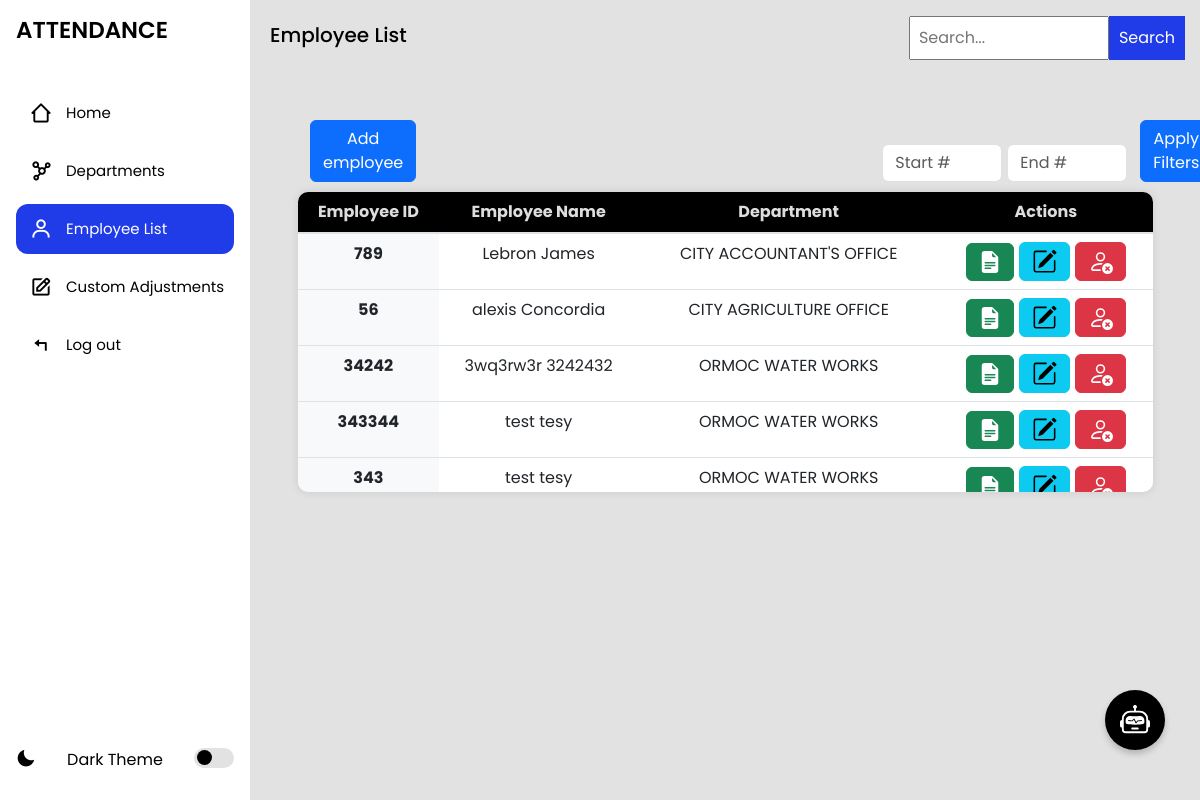
The app's page /employeelist/ (signed in) with its own data.
### myapp/models.py (models this page shows, shortened)
class Employee(models.Model):
    employee_id = models.CharField(max_length=100, unique=True)
    first_name = models.CharField(max_length=120)
    last_name = models.CharField(max_length=120)
    username = models.CharField(max_length=100, unique=True, default='defaultuser')
    password = models.CharField(max_length=128, default='defaultpassword')
    department_name = models.ForeignKey(Department, on_delete=models.CASCADE, related_name='employees')
    updated = models.DateTimeField(auto_now=True)
    created = models.DateTimeField(auto_now_add=True)
    class Meta:
        ordering = ['-updated', '-created']

class Department(models.Model):
    name = models.CharField(max_length=100)
    def __str__(self):
        return self.name

### myapp/views.py (the view, shortened to what this page needs)
# urls.py: path('employeelist/', views.employeelist, name='employeelist'),
@login_required
def employeelist(request):
    search_query = request.GET.get('search', '')
    if search_query:
        employees = Employee.objects.filter(
            Q(employee_id__icontains=search_query) |
            Q(first_name__icontains=search_query) |
            Q(last_name__icontains=search_query) |
            Q(department_name__name__icontains=search_query)
        )
    else:
        employees = Employee.objects.all()
    departments = Department.objects.all()  # Fetch departments here
    context = {
        "employees": employees,
        "departments": departments
    }
    return render(request, 'employeelist.html', context)

### myapp/templates/employeelist.html (shortened to what this page needs)
{% extends 'index.html' %}
{% block content %}
<section class="home">
    <div class="navs d-flex align-items-center justify-content-between">
    <p>Employee List</p>
<form method="GET" action="{% url 'employeelist' %}" class="search-parent">
  <input type="search" name="search" placeholder="Search..." class="search" value="{{ request.GET.search }}" />
  <button type="submit">Search</button>
</form>
</div>
<div class="topButtons">
    <div style="display: flex; align-items: end; justify-content: start;margin-left: 60px;" >
                <button type="button" class="btn btn-primary"
                data-bs-toggle="modal" data-bs-target="#signupModal">
                Add employee
                </button>
</div>
        <form id="filterRangeForm" class="ms-3" >
            <input type="number" min="1" id="startNumber" class="form-control d-inline-block" placeholder="Start #" style="width: 120px;" />
            <input type="number" min="1" id="endNumber" class="form-control d-inline-block" placeholder="End #" style="width: 120px;" />
            <button type="button" id="applyFilters" class="btn btn-primary ms-2">Apply Filters</button>
        </form>
</div>
<div class="table-container">
    <table class="table">
        <thead>
            <tr>
                <th scope="col">Employee ID</th>
                <th scope="col">Employee Name</th>
                <th scope="col">Department</th>
                <th scope="col">Actions</th>
            </tr>
        </thead>
        <tbody>
            {% for employee in employees %}
            <tr class="employeeListRow"  data-status="{{ employee.status|default:'all' }}">
                <th scope="row">{{ employee.employee_id }}</th>
                <td>{{ employee.first_name }} {{ employee.last_name }}</td>
                <td>{{ employee.department_name }}</td>
                <td>
                    <div class="btn-group" style="display: flex; flex-direction: row; align-items: center; gap: 5px; justify-content:center;">
                        <a  href="{% url 'view_employee' employee.employee_id %}">
                        <button class="btn btn-success" >
                            </button>
                        </a>
                        <a  data-bs-toggle="modal" data-bs-target="#editEmployeeModal{{ employee.id }}" role="button">
                            <button class="btn btn-info">
                        </button>
                        </a>
                        <form action="{% url 'delete_employee' employee.id %}" method="POST">
                            <button class="btn btn-danger" type="button" data-bs-toggle="modal" data-bs-target="#deleteModal-{{ employee.id }}">
                            </button>
                        </form>
                    </div>
                </td>
            </tr>
            {% empty %}
            <tr>
                <td colspan="6">Employee doesnt exist</td>
            </tr>
            {% endfor %}
        </tbody>
    </table>
</div>
</section>
{% endblock %}

### myapp/static/css/styles.css (style rules this page uses)
* { margin: 0; padding: 0; box-sizing: border-box; font-family: "Poppins", sans-serif; --color-hover: rgb(32, 59, 232); --transition: all 0.2s ease; }
:root { --color-white: #fff; --color-black: #000; --color-bg: #e2e2e2; }
.home { position: relative; top: 0; left: 78px; width: calc(100% - 78px); min-height: 100vh; background: var(--color-bg); z-index: 6; transition: var(--transition); }
.sidebar.expand ~ .home { left: 250px; width: calc(100% - 250px); transition: var(--transition); }
.home p { font-size: 20px; font-weight: 500; color: var(--color-black); display: inline-block; margin: 20px; white-space: nowrap; }
input, select { width: 100%; padding: 8px; margin-top: 5px; }
button { padding: 10px; background-color: rgb(32, 59, 232); color: white; border: none; cursor: pointer; }
.table-container { width: 90%; max-height: 300px; overflow-y: scroll; margin: 30px auto; margin-top: 10px; border-radius: 10px; box-shadow: 0 0 10px rgba(0, 0, 0, 0.1); }
.table-container { scrollbar-width: thin; scrollbar-color: transparent transparent; }
.table { width: 100%; background-color: transparent; border-collapse: collapse; }
.table th, .table td { padding: 0.75rem; vertical-align: top; border: px solid #000000; }
.table thead th { position: sticky; top: 0; z-index: 10; vertical-align: bottom; border-bottom: 2px solid #dee2e6; background-color: #000000; text-align: left; color: #ddd; text-align: center; }
.table th { font-weight: bold; background-color: #f8f9fa; }
.table tr:nth-child(even) { background-color: #f2f2f2; }
.table tr:nth-child(odd) { background-color: #f2f2f2; }
.table td { text-align: center; }
.table th[scope="row"] { background-color: #f8f9fa; text-align: center; }
.search { width: 200px; }
.search-parent { display: flex; justify-content: end; align-items: center; margin-right: 15px; margin-top: 5px; }
.topButtons { display: flex; justify-content: start; align-items: flex-end; margin-bottom: 0; margin-top: 50px; gap:450px; }
.topButtons .ms-3 { display: flex; justify-content: start; align-items: end; }
#filterRangeForm { display: flex; flex-direction: row; gap: 5px; }
.navs { display:flex; align-items: start; flex-direction:row; }

### records on screen
Employee: employee_id "789", first_name "Lebron", last_name "James", department_name "CITY ACCOUNTANT'S OFFICE"
Employee: employee_id "56", first_name "alexis", last_name "Concordia", department_name "CITY AGRICULTURE OFFICE"
Employee: employee_id "34242", first_name "3wq3rw3r", last_name "3242432", department_name "ORMOC WATER WORKS"
Employee: employee_id "343344", first_name "test", last_name "tesy", department_name "ORMOC WATER WORKS"
Employee: employee_id "343", first_name "test", last_name "tesy", department_name "ORMOC WATER WORKS"
